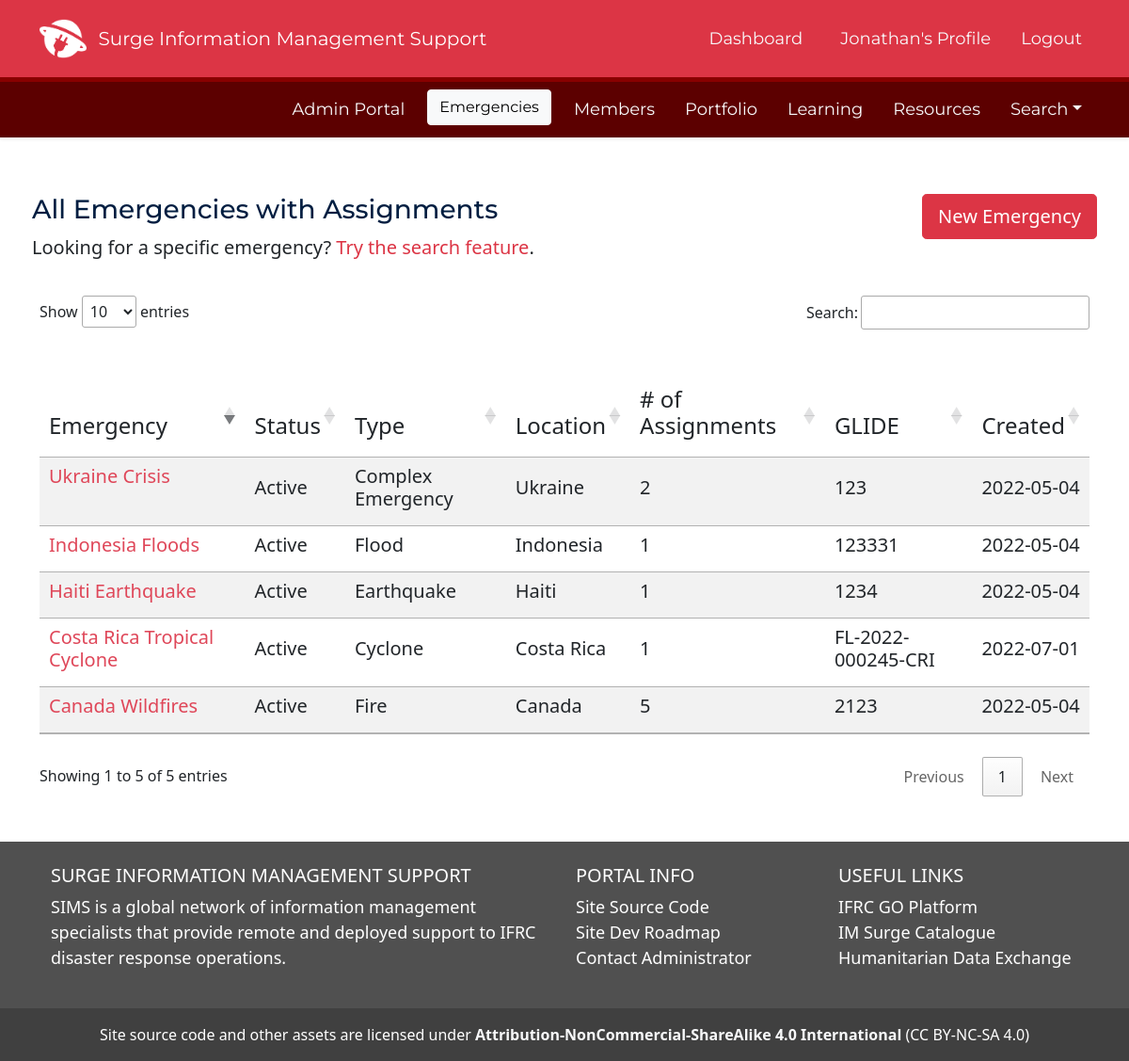
Page /emergencies/all (signed in) on the earlier database version.
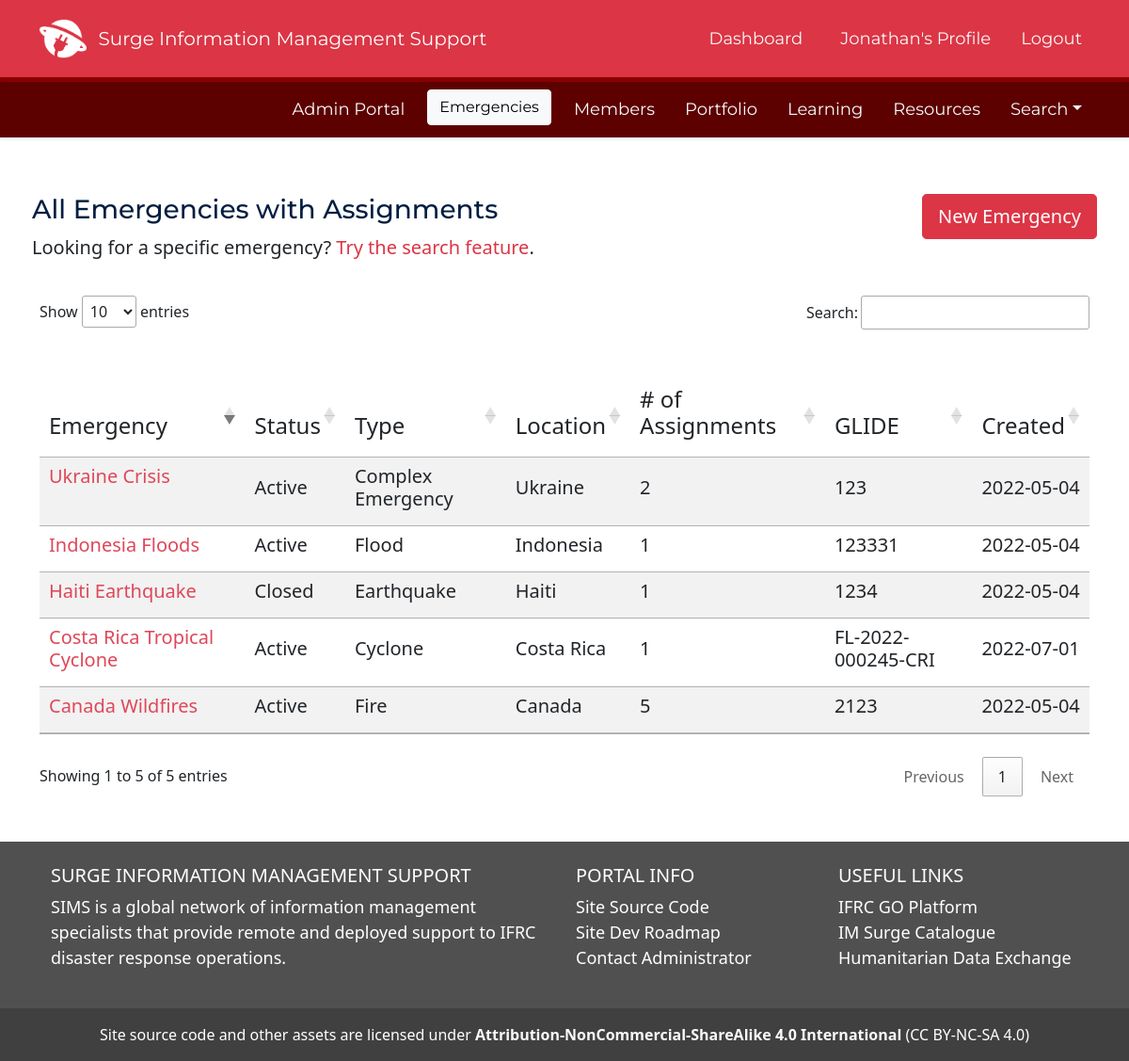
Same page on the later database version.
### SIMS_Portal/models.py (models this page shows, shortened)
class User(db.Model, UserMixin):
	__tablename__ = 'user'
	id = db.Column(db.Integer, primary_key=True)
	firstname = db.Column(db.String(40), nullable=False)
	lastname = db.Column(db.String(40), nullable=False)
	status = db.Column(db.String(20), default='Pending')
	birthday = db.Column(db.Date)
	email = db.Column(db.String(120), unique=True, nullable=False)
	password = db.Column(db.String(60), nullable=False)
	molnix_id = db.Column(db.Integer)
	job_title = db.Column(db.String(120))
	unit = db.Column(db.String(120))
	bio = db.Column(db.Text)
	is_admin = db.Column(db.Boolean, default=False)
	roles = db.Column(db.String(1000))
	languages = db.Column(db.String(1000))
	image_file = db.Column(db.String(20), nullable=False, default='default.png')
	twitter = db.Column(db.String(120))
	slack_id = db.Column(db.String(120))
	github = db.Column(db.String(120))
	linked_in = db.Column(db.String(120))
	messaging_number_country_code = db.Column(db.Integer)
	messaging_number = db.Column(db.Integer)
	ns_id = db.Column(db.Integer, db.ForeignKey('nationalsociety.ns_go_id'))
	assignments = db.relationship('Assignment', backref='assigned_member')
	products = db.relationship('Portfolio', backref='creator', lazy=True)
	skills = db.relationship('Skill', secondary='user_skill', backref='members_with_skill')
	languages = db.relationship('Language', secondary='user_language', backref='members_with_language')
	badges = db.relationship('Badge', secondary='user_badge', backref='members_with_badge')
	working_groups = db.relationship('WorkingGroup', secondary='user_workinggroup', backref='members_with_workinggroup')
	created_at = db.Column(db.DateTime, server_default=func.now())
	updated_at = db.Column(db.DateTime, onupdate=func.now())
	fullname = column_property(firstname + " " + lastname)
	@hybrid_property
	def fullname(self):
		return self.firstname + " " + self.lastname

class Emergency(db.Model):
	__tablename__ = 'emergency'
	id = db.Column(db.Integer, primary_key=True)
	emergency_name = db.Column(db.String(100), nullable=False)
	emergency_status = db.Column(db.String(100), nullable=False, default='Active')
	emergency_glide = db.Column(db.String(20))
	emergency_go_id = db.Column(db.Integer)
	emergency_location_id = db.Column(db.Integer)
	emergency_review_id = db.Column(db.Integer)
	activation_details = db.Column(db.String(1000))
	slack_channel = db.Column(db.String)
	dropbox_url = db.Column(db.String)
	trello_url = db.Column(db.String)
	emergency_type_id = db.Column(db.Integer, db.ForeignKey('emergencytype.id'))
	emergency_products = db.relationship('Portfolio', backref='emergency_response', lazy=True)
	assigned_to = db.relationship('Assignment', backref='assigned_emergency', lazy=True)
	story_id = db.relationship('Story', backref='associated_story', lazy=True)
	created_at = db.Column(db.DateTime, server_default=func.now())
	updated_at = db.Column(db.DateTime, onupdate=func.now())

### SIMS_Portal/emergencies/routes.py (the view)
@emergencies.route('/emergencies/all')
@login_required
def view_all_emergencies():
	emergencies = db.engine.execute("SELECT e.id, e.emergency_name, e.emergency_status, e.emergency_glide, e.created_at, n.country_name, t.emergency_type_name, COUNT(a.id) as count_of_assignments FROM Emergency e JOIN Assignment a ON a.emergency_id = e.id JOIN EmergencyType t ON t.emergency_type_go_id = e.emergency_type_id JOIN nationalsociety n ON n.ns_go_id = e.emergency_location_id WHERE assignment_status <> 'Removed' GROUP BY emergency_name ")
	return render_template('emergencies_all.html', emergencies=emergencies)

### SIMS_Portal/models.py (called while the page is built)
@login_manager.user_loader
def load_user(user_id):
	return User.query.get(int(user_id))

### SIMS_Portal/templates/emergencies_all.html
{% extends "layout.html" %}
{% block content %}
<div class="container">
	<div class='row my-5'>
		<table class="table table-sm table-borderless">
  		<tbody>
			<tr>
	  		<td scope="row">
		  		<h3 class="" style="font-family: 'Montserrat'" id='sims-blue'>All Emergencies with Assignments</h3>
		  		<p class="lead">Looking for a specific emergency? <a href="/search/emergencies" class="text-danger">Try the search feature</a>.</p>
	  		</td>
	  		<td class="float-end">
		  		{% if current_user.is_admin == 1 %}
		  		<a href='/emergency/new'><button class='btn btn-danger btn-lg float-right'>New Emergency</button></a>
		  		{% endif %}
	  		</td>
			</tr>
  		</tbody>
		</table>
		<table class="table table-striped mt-5" id='datatable'>
  		<thead class="">
			<tr>
	  		<th><h4>Emergency</h4></th>
	  		<th><h4>Status</h4></th>
	  		<th><h4>Type</h4></th>
	  		<th><h4>Location</h4></th>
	  		<th><h4># of Assignments</h4></th>
	  		<th><h4>GLIDE</h4></th>
	  		<th><h4>Created</h4></th>
			</tr>
  		</thead>
  		<tbody>
	  		{% for emergency in emergencies %}
	  		<tr>
				<td class="fw-bold"><a href="/emergency/{{emergency.id}}" class="link-danger"><h5>{{emergency.emergency_name}}</h5></a></td>
				<td class="align-middle"><h5>{{emergency.emergency_status}}</h5></td>
				<td class="align-middle"><h5>{{emergency.emergency_type_name}}</h5></td>
				<td class="align-middle"><h5>{{emergency.country_name}}</h5></td>
				<td class="align-middle"><h5>{{emergency.count_of_assignments}}</h5></td>
				<td class="align-middle"><h5>{{emergency.emergency_glide}}</h5></td>
				<td class="align-middle"><h5>{{emergency.created_at[:10]}}</h5></td>
	  		</tr>
	  		{% endfor %}
  		</tbody>
		</table>
	</div>
</div>
{% endblock content %}

### SIMS_Portal/templates/layout.html (shortened to what this page needs)
<!DOCTYPE html>
<html lang="en">
<head>
	<link href="https://cdn.jsdelivr.net/npm/bootstrap@5.1.3/dist/css/bootstrap.min.css" rel="stylesheet">
	<link rel="stylesheet" type="text/css" href="https://cdn.datatables.net/1.12.1/css/jquery.dataTables.css">
	<link rel="stylesheet" type="text/css" href="{{ url_for('static', filename='css/main.css') }}">
	<link rel="stylesheet" href="https://cdn.jsdelivr.net/npm/bootstrap-icons@1.8.3/font/bootstrap-icons.css">
	<link rel="stylesheet" href="https://cdn.jsdelivr.net/npm/fullcalendar@5.11.0/main.min.css">
</head>
<body class="d-flex flex-column min-vh-100" data-spy="scroll" data-target=".card" data-offset="50">
	<header>
	<nav id="navbar_top" class="navbar navbar-expand-md navbar-dark bg-danger navbar-static-top py-3">
	 <div class="container">
		 <img src='/static/assets/img/SIMS-Logo-Dark.png' height='50px'>&nbsp &nbsp
		{% if current_user.is_authenticated %}
			<a class="navbar-brand" href="/dashboard" style="font-family: 'Montserrat';">Surge Information Management Support</a>
		{% else %}
			<a class="navbar-brand" href="/" style="font-family: 'Montserrat';">Surge Information Management Support</a>
		{% endif %}
	  <div class="collapse navbar-collapse" id="main_nav">
		<ul class="navbar-nav ms-auto">
			{% if current_user.is_authenticated %}
				{% if request.path == '/dashboard' %}
					<li class="nav-item px-3"><button type="button" class="btn btn-light" style="font-family: 'Montserrat';">Dashboard</button></li>
				{% else %}
					<li class="nav-item px-3"><a class="nav-link text-light" href="/dashboard" style="font-family: 'Montserrat';"> Dashboard </a></li>
				{% endif %}
				{% if '/profile_edit/' in request.path %}
				<li class="nav-item px-3"> </li>
				{% elif request.path == '/profile' %}
					<li class="nav-item px-2"><button type="button" class="btn btn-light" style="font-family: 'Montserrat';">{{ current_user.firstname }}'s Profile</button></li>
				{% else %}
				<li class="nav-item px-2"><a class="nav-link text-light" href="/profile" style="font-family: 'Montserrat';"> {{ current_user.firstname }}'s Profile </a></li>
				{% endif %}
				<li class="nav-item ps-2"><a class="nav-link text-light" href="/logout" style="font-family: 'Montserrat';"> Logout </a></li>
			{% endif %}
		</ul>
	  </div>
	</nav>
	{% if current_user.is_authenticated %}
	<nav id="navbar_top_login" class="navbar navbar-expand-sm box-shadow shadow-sm navbar-dark sticky-top mb-2">
	 <div class="container">
	  <div class="collapse navbar-collapse" id="main_nav">
			<ul class="navbar-nav ms-auto">
				{% if current_user.is_admin == 1 %}
					{% if '/admin_landing' in request.path %}
					<li class="nav-item px-2"><button type="button" class="btn btn-light" style="font-family: 'Montserrat';">Admin Portal</button></li>
					{% else %}
					<li class="nav-item px-2"><a class="nav-link text-light" href="/admin_landing" style="font-family: 'Montserrat';">Admin Portal</a></li>
					{% endif %}
				{% endif %}
				{% if '/emergencies/all' in request.path %}
					<li class="nav-item px-2"><button type="button" class="btn btn-light" style="font-family: 'Montserrat';">Emergencies</button></li>
				{% else %}
					<li class="nav-item px-2"><a class="nav-link text-light" href="{{ url_for('emergencies.view_all_emergencies')}}" style="font-family: 'Montserrat';">Emergencies</a></li>
				{% endif %}
				{% if '/members/all' in request.path %}
					<li class="nav-item px-2"><button type="button" class="btn btn-light" style="font-family: 'Montserrat';">Members</button></li>
				{% else %}
					<li class="nav-item px-2"><a class="nav-link text-light" href="{{ url_for('users.members_all')}}" style="font-family: 'Montserrat';">Members</a></li>
				{% endif %}
				{% if '/all_products' in request.path %}
					<li class="nav-item px-2"><button type="button" class="btn btn-light" style="font-family: 'Montserrat';">Portfolio</button></li>
				{% else %}
					<li class="nav-item px-2"><a class="nav-link text-light" href="{{ url_for('portfolios.all_products')}}" style="font-family: 'Montserrat';">Portfolio</a></li>
				{% endif %}
				{% if '/learning' in request.path %}
					<li class="nav-item px-2"><button type="button" class="btn btn-light" style="font-family: 'Montserrat';">Learning</button></li>
				{% else %}
					<li class="nav-item px-2"><a class="nav-link text-light" href="{{ url_for('main.learning')}}" style="font-family: 'Montserrat';">Learning</a></li>
				{% endif %}
				{% if '/resources' in request.path %}
					<li class="nav-item px-2"><button type="button" class="btn btn-light" style="font-family: 'Montserrat';">Resources</button></li>
				{% else %}
					<li class="nav-item px-2"><a class="nav-link text-light" href="{{ url_for('main.resources')}}" style="font-family: 'Montserrat';">Resources</a></li>
				{% endif %}
					<li class="nav-item dropdown ps-2 pl-3">
						<a class="nav-link dropdown-toggle text-light" href="#" id="navbarDropdown" role="button" data-toggle="dropdown" aria-haspopup="true" aria-expanded="false" style="font-family: 'Montserrat';">Search</a>
					</li>
			</ul>
		</div>
	  </div>
	</nav>
	{% endif %}
	</header>
	{% block content %}{% endblock %}
	<footer class="text-white text-center text-lg-start mt-auto" style='background: #505050'>
	  <div class="container p-4">
		<div class="row">
		  <div class="col-lg-6 col-md-12 mb-4 mb-md-0">
			<h5 class="text-uppercase">Surge Information Management Support</h5>
			<p>
			  SIMS is a global network of information management specialists that provide remote and deployed support to IFRC disaster response operations.
			</p>
		  </div>
		  <div class="col-lg-3 col-md-6 mb-4 mb-md-0">
			<h5 class="text-uppercase">Portal Info</h5>
			<ul class="list-unstyled mb-0">
			  <li>
				<a href="https://github.com/JonathanGarro/SIMS-Portal-Neo" class="text-white">Site Source Code</a>
			  </li>
			  <li>
				<a href="https://trello.com/b/zzwVdwoY/sims-portal-development-roadmap" class="text-white">Site Dev Roadmap</a>
			  </li>
			  <li>
				<a href="#!" class="text-white">Contact Administrator</a>
			  </li>
			</ul>
		  </div>
		  <div class="col-lg-3 col-md-6 mb-4 mb-md-0">
			  <h5 class="text-uppercase">Useful Links</h5>
			  <ul class="list-unstyled mb-0">
				<li>
				  <a href="https://go.ifrc.org" class="text-white">IFRC GO Platform</a>
				</li>
				<li>
				  <a href="https://go.ifrc.org/deployments/catalogue/infoMgt" class="text-white">IM Surge Catalogue</a>
				</li>
				<li>
				  <a href="https://data.humdata.org" class="text-white">Humanitarian Data Exchange</a>
				</li>
			  </ul>
			</div>
		</div>
	  </div>
	  <div class="text-center p-3" style="background-color: rgba(0, 0, 0, 0.2);">
		Site source code and other assets are licensed under <a href='http://creativecommons.org/licenses/by-nc-sa/4.0/' class='text-light fw-bold'> Attribution-NonCommercial-ShareAlike 4.0 International</a> (CC BY-NC-SA 4.0)
	  </div>
	</footer>
</body>
</html>

### SIMS_Portal/static/css/main.css (style rules this page uses)
a { text-decoration: none; color: #df4759 }
a:link { text-decoration: none; color: #df4759 }
body { position: relative; }
p { font-size: 18px; }
li { font-size: 18px; }
#navbar_top_login { background: #5c0000 !important; }
#sims-blue { color: #011E41 }
#navbar_top { border-bottom: 5px solid #890000; }
#datatable { margin-bottom: 20px; }

Differences in the rows shown:
changed Emergency "Haiti Earthquake": emergency_status "Active" → "Closed"
